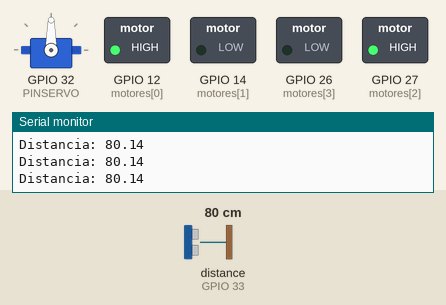
Bench run of a sketch on a simulated ESP32. On the bench: servo, switched loads named in the sketch (green lamp = pin HIGH), the last lines printed to the serial monitor. Wiring (inferred from the names in the program): ultrasonic range finder: trigger GPIO 25; echo GPIO 33. The inputs (shaded band) are chosen by the test bench; at power-on: distance to the obstacle (sensor on GPIO 33) 80 cm. The echo pulse lasts 58.3 µs per cm; pins used as bus, display or sensor lines are not drawn.

Above: at 1.3 s.
1.4 s: distance to the obstacle (sensor on GPIO 33) set to 55 cm
4.4 s: distance to the obstacle (sensor on GPIO 33) set to 47 cm
At 4.9 s:
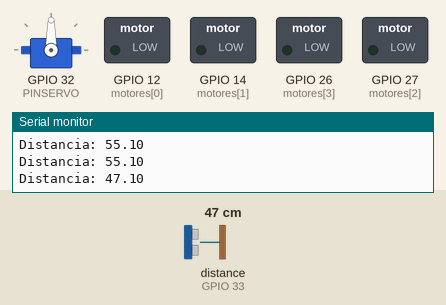
7.4 s: distance to the obstacle (sensor on GPIO 33) set to 22 cm
10.4 s: distance to the obstacle (sensor on GPIO 33) set to 17 cm
At 12.2 s:
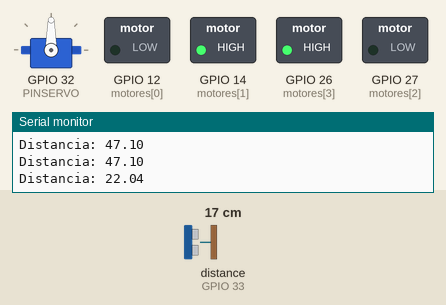
13.4 s: distance to the obstacle (sensor on GPIO 33) set to 35 cm
At 15.6 s:
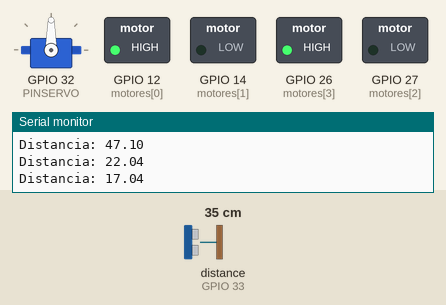
16.4 s: distance to the obstacle (sensor on GPIO 33) set to 2 cm
At 20.2 s:
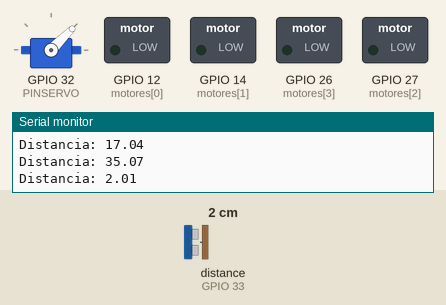
Timing chart, 0 to 20.4 s (numbered marks = the images above; inputs shaded):
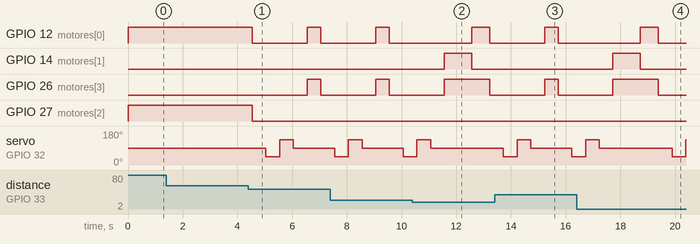

Measured:
- the behaviour switches between 50 and 49 cm on distance to the obstacle (sensor on GPIO 33) (found by bisection; images 0 and 1)
- the behaviour switches between 20 and 19 cm on distance to the obstacle (sensor on GPIO 33) (found by bisection; images 1 and 2)
- after the input at 4.4 s, GPIO 12 (motores[0]): HIGH → LOW after 0.14 s, → HIGH 2.0 s later, → LOW 0.50 s later; GPIO 26 (motores[3]): LOW → HIGH after 2.1 s, → LOW 0.50 s later; GPIO 27 (motores[2]): HIGH → LOW after 0.14 s; servo on GPIO 32 (PINSERVO): 90° → 45° after 0.64 s, → 135° 0.50 s later, → 90° 0.50 s later
- after the input at 10.4 s, GPIO 14 (motores[1]): LOW → HIGH after 1.2 s, → LOW 1.0 s later; servo on GPIO 32 (PINSERVO): goes on until 11.1 s, then stays 90°
- after the input at 13.4 s, GPIO 12 (motores[0]): LOW → HIGH after 1.8 s instead of 2.8 s; GPIO 14 (motores[1]): stays LOW (without the input it goes to HIGH after 1.8 s)
- after the input at 16.4 s, GPIO 14 (motores[1]): LOW → HIGH after 1.3 s, → LOW 1.0 s later

The sketch:

carrito.ino
```cpp
#include <ESP32Servo.h>

// Pines del sensor ultrasónico
const int EchoPin = 33;   // Pin conectado al Echo del sensor
const int TriggerPin = 25; // Pin conectado al Trigger del sensor

// Matriz de pines de los motores
const int motores[4] = {12, 14, 27, 26}; // {motorDelanteroAdelante, motorDelanteroAtras, motorTraseroAdelante, motorTraseroAtras}

// Pines y configuración del servo
#define PINSERVO 32
Servo servoMotor;
int paso = 50;

void setup() {
  // Iniciar el monitor serie
  Serial.begin(115200);

  // Configurar los pines de los motores como salidas
  for (int i = 0; i < 4; i++) {
    pinMode(motores[i], OUTPUT);
  }

  // Configurar pines del sensor ultrasónico
  pinMode(TriggerPin, OUTPUT);
  pinMode(EchoPin, INPUT);

  // Iniciar el servo
  servoMotor.attach(PINSERVO);
}

void loop() {
  float distancia = ping(TriggerPin, EchoPin);
  Serial.print("Distancia: ");
  Serial.println(distancia);

  if (distancia > 50.0) {
    // No hay obstáculos, avanzar
    avanzar(500);
  } else {
    // Hay un obstáculo, buscar una nueva salida
    detenerse(500);
    explorarYBuscarSalida();
  }
}

// Función para medir la distancia con el sensor ultrasónico
float ping(int TriggerPin, int EchoPin) {
  unsigned long duration;
  float distanceCm;

  digitalWrite(TriggerPin, LOW);
  delayMicroseconds(2);
  digitalWrite(TriggerPin, HIGH);
  delayMicroseconds(10);
  digitalWrite(TriggerPin, LOW);

  duration = pulseIn(EchoPin, HIGH);
  distanceCm = float(duration) / 58.2;
  return distanceCm;
}

// Función para explorar y buscar una nueva salida
void explorarYBuscarSalida() {
  // Mover el servo a 45 grados a la izquierda y medir
  servoMotor.write(45);
  delay(500);
  float distanciaIzquierda = ping(TriggerPin, EchoPin);

  // Mover el servo a 135 grados a la derecha y medir
  servoMotor.write(135);
  delay(500);
  float distanciaDerecha = ping(TriggerPin, EchoPin);

  // Regresar el servo a su posición central
  servoMotor.write(90);
  delay(500);

  if (distanciaIzquierda > 20.0) {
    girarIzquierda(500); // Si hay espacio a la izquierda, girar
  } else if (distanciaDerecha > 20.0) {
    girarDerecha(500); // Si hay espacio a la derecha, girar
  } else {
    retroceder(1000); // Si no hay espacio, retroceder
    girar180(); // Gira 180 grados después de retroceder
  }
}

void girar180() {
  // Para girar 180 grados, activa los motores delanteros y traseros en direcciones opuestas.
  moverMotores(HIGH, LOW, LOW, HIGH, 660);  // Ajusta el tiempo para que gire aproximadamente 180 grados
}

// Función genérica para controlar el movimiento de los motores
void moverMotores(int motor1, int motor2, int motor3, int motor4, int tiempo) {
  digitalWrite(motores[0], motor1);  // Motor delantero adelante
  digitalWrite(motores[1], motor2);  // Motor delantero atrás
  digitalWrite(motores[2], motor3);  // Motor trasero adelante
  digitalWrite(motores[3], motor4);  // Motor trasero atrás
  delay(tiempo);
  detenerMotores();
}

// Funciones de control de movimiento
void retroceder(int tiempo) {
  moverMotores(LOW, HIGH, LOW, HIGH, tiempo);  // Retroceder
}

void avanzar(int tiempo) {
  moverMotores(HIGH, LOW, HIGH, LOW, tiempo);  // Avanzar
}

void girarIzquierda(int tiempo) {
  moverMotores(HIGH, LOW, LOW, HIGH, tiempo);  // Girar a la izquierda
}

void girarDerecha(int tiempo) {
  moverMotores(LOW, HIGH, HIGH, LOW, tiempo);  // Girar a la derecha
}

void detenerse(int tiempo) {
  detenerMotores();
  delay(tiempo);
}

// Función para detener los motores
void detenerMotores() {
  for (int i = 0; i < 4; i++) {
    digitalWrite(motores[i], LOW);  // Detener todos los motores
  }
}
```
